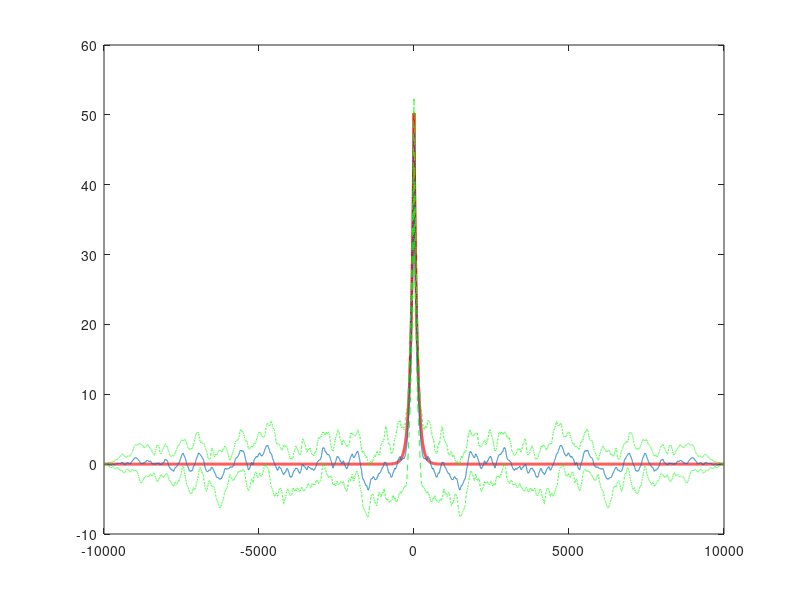

Write MATLAB code to recreate this figure.
clc
close all
clear all

rho = 0.99;
R = 10;
N = 10000;
z = randn(R,N);
ACS = zeros(R, 2*N-1);

for r = 1:R
    x = filter(1 , [ 1 -rho ] , z(r,:));
    ACS(r, :) = xcorr(x , 'biased')';
    % ACS(r, :) = xcorr(x, 'unbiased')';
end

ACSmean = mean(ACS) ;
ACSvar = var(ACS) ;

ACStrue = (1/(1-rho^2))*rho.^(abs([-N+1:+N-1]));

plot([-N+1:+N-1], ACStrue, 'r', 'LineWidth', 2);
hold on
plot([-N+1:+N-1], ACSmean);
plot([-N+1:+N-1], ACSmean + sqrt(ACSvar), 'g--');
plot([-N+1:+N-1], ACSmean - sqrt(ACSvar), 'g--');
hold off
